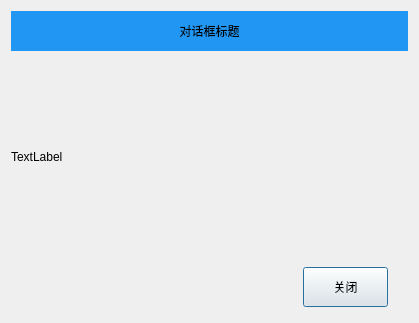
<?xml version="1.0" encoding="UTF-8"?>
<ui version="4.0">
 <class>CustomDialog</class>
 <widget class="QDialog" name="CustomDialog">
  <property name="geometry">
   <rect>
    <x>0</x>
    <y>0</y>
    <width>419</width>
    <height>323</height>
   </rect>
  </property>
  <property name="windowTitle">
   <string>CustomDialog</string>
  </property>
  <layout class="QVBoxLayout" name="verticalLayout">
   <item>
    <widget class="QLabel" name="label">
     <property name="sizePolicy">
      <sizepolicy hsizetype="Preferred" vsizetype="Fixed">
       <horstretch>0</horstretch>
       <verstretch>0</verstretch>
      </sizepolicy>
     </property>
     <property name="minimumSize">
      <size>
       <width>0</width>
       <height>40</height>
      </size>
     </property>
     <property name="styleSheet">
      <string notr="true">background-color: rgb(33, 150, 243);</string>
     </property>
     <property name="text">
      <string>对话框标题</string>
     </property>
     <property name="alignment">
      <set>Qt::AlignCenter</set>
     </property>
    </widget>
   </item>
   <item>
    <widget class="QLabel" name="label_2">
     <property name="sizePolicy">
      <sizepolicy hsizetype="Preferred" vsizetype="Expanding">
       <horstretch>0</horstretch>
       <verstretch>0</verstretch>
      </sizepolicy>
     </property>
     <property name="text">
      <string>TextLabel</string>
     </property>
    </widget>
   </item>
   <item>
    <layout class="QHBoxLayout" name="horizontalLayout">
     <property name="spacing">
      <number>0</number>
     </property>
     <property name="rightMargin">
      <number>20</number>
     </property>
     <item>
      <spacer name="horizontalSpacer">
       <property name="orientation">
        <enum>Qt::Horizontal</enum>
       </property>
       <property name="sizeType">
        <enum>QSizePolicy::Expanding</enum>
       </property>
       <property name="sizeHint" stdset="0">
        <size>
         <width>40</width>
         <height>50</height>
        </size>
       </property>
      </spacer>
     </item>
     <item>
      <widget class="QPushButton" name="pushButton">
       <property name="minimumSize">
        <size>
         <width>85</width>
         <height>40</height>
        </size>
       </property>
       <property name="text">
        <string>关闭</string>
       </property>
      </widget>
     </item>
    </layout>
   </item>
  </layout>
 </widget>
 <layoutdefault spacing="6" margin="11"/>
 <resources/>
 <connections/>
</ui>
